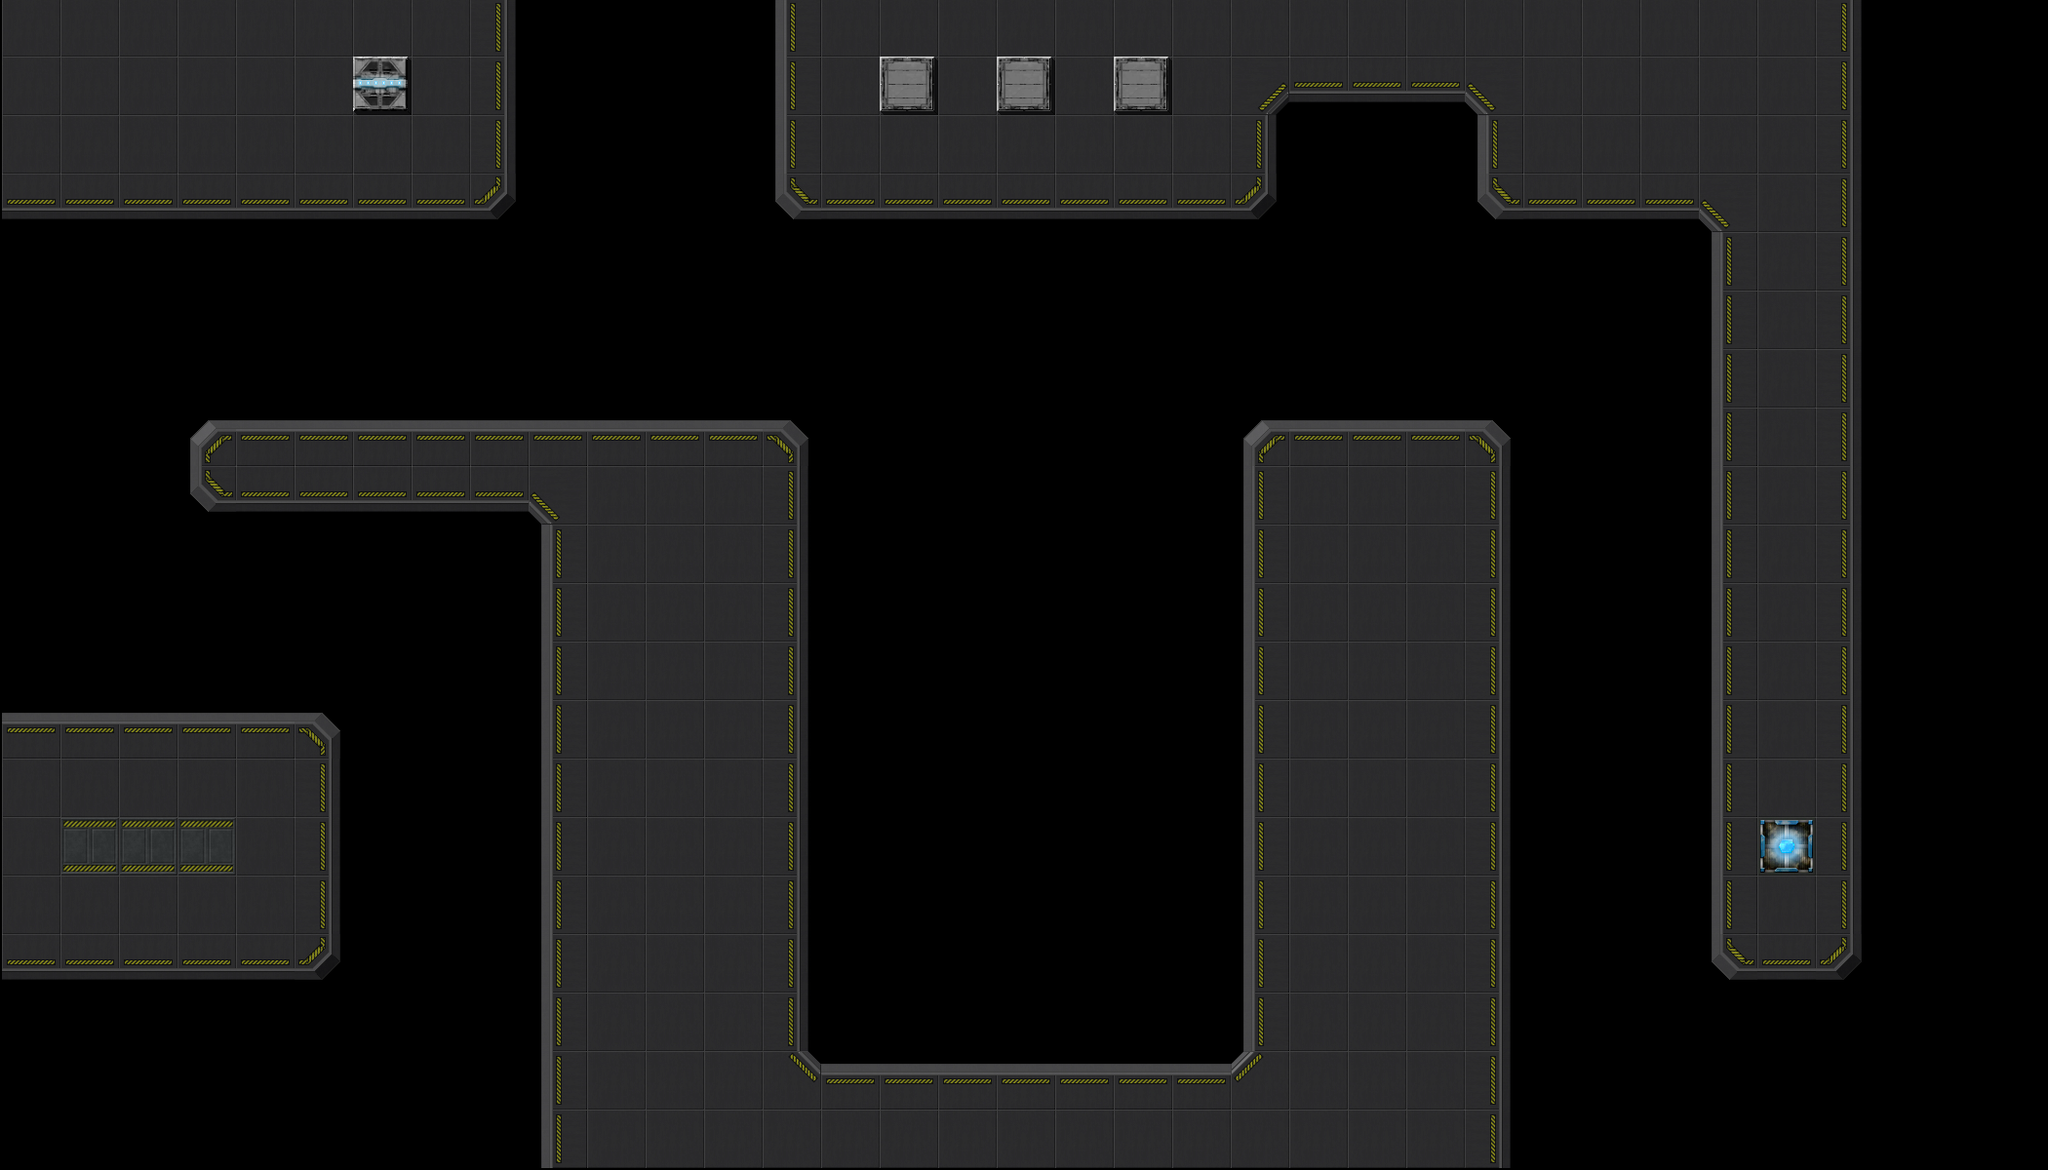

Below is a game level as drawn by its tile map, then a one-line description and the .tmx file that defines it, in full:
An orthogonal 35x20 tile map with 60x60 px tiles, 1 tile layer (Platform) and 3 objects (2x Path, Base).

<map version="1.0" orientation="orthogonal" renderorder="right-down" width="35" height="20" tilewidth="60" tileheight="60" nextobjectid="15">
 <tileset firstgid="1" name="Set-1" tilewidth="64" tileheight="64" tilecount="32" columns="8">
  <image source="Set-1.png" width="512" height="256" />
  <tile id="0">
   <properties>
    <property name="Type" type="int" value="2" />
   </properties>
  </tile>
  <tile id="1">
   <properties>
    <property name="Type" type="int" value="1" />
   </properties>
  </tile>
  <tile id="2">
   <properties>
    <property name="Type" type="int" value="1" />
   </properties>
  </tile>
  <tile id="3">
   <properties>
    <property name="Type" type="int" value="1" />
   </properties>
  </tile>
  <tile id="4">
   <properties>
    <property name="Type" type="int" value="1" />
   </properties>
  </tile>
  <tile id="5">
   <properties>
    <property name="Type" type="int" value="1" />
   </properties>
  </tile>
  <tile id="6">
   <properties>
    <property name="Type" type="int" value="1" />
   </properties>
  </tile>
  <tile id="7">
   <properties>
    <property name="Type" type="int" value="1" />
   </properties>
  </tile>
  <tile id="8">
   <properties>
    <property name="Type" type="int" value="1" />
   </properties>
  </tile>
  <tile id="9">
   <properties>
    <property name="Type" type="int" value="1" />
   </properties>
  </tile>
  <tile id="10">
   <properties>
    <property name="Type" type="int" value="1" />
   </properties>
  </tile>
  <tile id="11">
   <properties>
    <property name="Type" type="int" value="1" />
   </properties>
  </tile>
  <tile id="12">
   <properties>
    <property name="Type" type="int" value="1" />
   </properties>
  </tile>
  <tile id="13">
   <properties>
    <property name="Type" type="int" value="1" />
   </properties>
  </tile>
  <tile id="14">
   <properties>
    <property name="Type" type="int" value="1" />
   </properties>
  </tile>
  <tile id="15">
   <properties>
    <property name="Type" type="int" value="1" />
   </properties>
  </tile>
  <tile id="16">
   <properties>
    <property name="Type" type="int" value="1" />
   </properties>
  </tile>
  <tile id="17">
   <properties>
    <property name="Type" type="int" value="1" />
   </properties>
  </tile>
  <tile id="18">
   <properties>
    <property name="Type" type="int" value="1" />
   </properties>
  </tile>
  <tile id="19">
   <properties>
    <property name="Type" type="int" value="1" />
   </properties>
  </tile>
  <tile id="20">
   <properties>
    <property name="Type" type="int" value="1" />
   </properties>
  </tile>
  <tile id="21">
   <properties>
    <property name="Type" type="int" value="1" />
   </properties>
  </tile>
  <tile id="22">
   <properties>
    <property name="Type" type="int" value="1" />
   </properties>
  </tile>
  <tile id="23">
   <properties>
    <property name="Type" type="int" value="1" />
   </properties>
  </tile>
  <tile id="24">
   <properties>
    <property name="Type" type="int" value="1" />
   </properties>
  </tile>
  <tile id="25">
   <properties>
    <property name="Type" type="int" value="1" />
   </properties>
  </tile>
  <tile id="26">
   <properties>
    <property name="Type" type="int" value="1" />
   </properties>
  </tile>
  <tile id="27">
   <properties>
    <property name="Type" type="int" value="1" />
   </properties>
  </tile>
  <tile id="28">
   <properties>
    <property name="Type" type="int" value="1" />
   </properties>
  </tile>
  <tile id="29">
   <properties>
    <property name="Type" type="int" value="1" />
   </properties>
  </tile>
  <tile id="30">
   <properties>
    <property name="Type" type="int" value="1" />
   </properties>
  </tile>
  <tile id="31">
   <properties>
    <property name="Type" type="int" value="1" />
   </properties>
  </tile>
 </tileset>
 <layer name="Platform" width="35" height="20">
  <data encoding="csv">
1,1,1,1,1,1,1,1,9,0,0,0,0,7,1,1,1,1,1,1,1,1,1,1,1,1,1,1,1,1,1,9,0,0,0,
1,1,1,1,1,1,18,1,9,0,0,0,0,7,1,20,1,20,1,20,1,13,8,8,8,11,1,1,1,1,1,9,0,0,0,
1,1,1,1,1,1,1,1,9,0,0,0,0,7,1,1,1,1,1,1,1,9,0,0,0,7,1,1,1,1,1,9,0,0,0,
8,8,8,8,8,8,8,8,5,0,0,0,0,3,8,8,8,8,8,8,8,5,0,0,0,3,8,8,8,11,1,9,0,0,0,
0,0,0,0,0,0,0,0,0,0,0,0,0,0,0,0,0,0,0,0,0,0,0,0,0,0,0,0,0,7,1,9,0,0,0,
0,0,0,0,0,0,0,0,0,0,0,0,0,0,0,0,0,0,0,0,0,0,0,0,0,0,0,0,0,7,1,9,0,0,0,
0,0,0,0,0,0,0,0,0,0,0,0,0,0,0,0,0,0,0,0,0,0,0,0,0,0,0,0,0,7,1,9,0,0,0,
0,0,0,2,6,6,6,6,6,6,6,6,6,4,0,0,0,0,0,0,0,2,6,6,6,4,0,0,0,7,1,9,0,0,0,
0,0,0,3,8,8,8,8,8,11,1,1,1,9,0,0,0,0,0,0,0,7,1,1,1,9,0,0,0,7,1,9,0,0,0,
0,0,0,0,0,0,0,0,0,7,1,1,1,9,0,0,0,0,0,0,0,7,1,1,1,9,0,0,0,7,1,9,0,0,0,
0,0,0,0,0,0,0,0,0,7,1,1,1,9,0,0,0,0,0,0,0,7,1,1,1,9,0,0,0,7,1,9,0,0,0,
0,0,0,0,0,0,0,0,0,7,1,1,1,9,0,0,0,0,0,0,0,7,1,1,1,9,0,0,0,7,1,9,0,0,0,
6,6,6,6,6,4,0,0,0,7,1,1,1,9,0,0,0,0,0,0,0,7,1,1,1,9,0,0,0,7,1,9,0,0,0,
1,1,1,1,1,9,0,0,0,7,1,1,1,9,0,0,0,0,0,0,0,7,1,1,1,9,0,0,0,7,1,9,0,0,0,
1,24,24,24,1,9,0,0,0,7,1,1,1,9,0,0,0,0,0,0,0,7,1,1,1,9,0,0,0,7,16,9,0,0,0,
1,1,1,1,1,9,0,0,0,7,1,1,1,9,0,0,0,0,0,0,0,7,1,1,1,9,0,0,0,7,1,9,0,0,0,
8,8,8,8,8,5,0,0,0,7,1,1,1,9,0,0,0,0,0,0,0,7,1,1,1,9,0,0,0,3,8,5,0,0,0,
0,0,0,0,0,0,0,0,0,7,1,1,1,9,0,0,0,0,0,0,0,7,1,1,1,9,0,0,0,0,0,0,0,0,0,
0,0,0,0,0,0,0,0,0,7,1,1,1,12,6,6,6,6,6,6,6,10,1,1,1,9,0,0,0,0,0,0,0,0,0,
0,0,0,0,0,0,0,0,0,7,1,1,1,1,1,1,1,1,1,1,1,1,1,1,1,9,0,0,0,0,0,0,0,0,0
</data>
 </layer>
 <objectgroup name="GameObjects">
  <object id="1" name="Base" x="960.667" y="782" width="180" height="180" />
  <object id="12" name="Path" x="-48.4848" y="1112.12">
   <polyline points="0,0 500,3.0303 496.97,-481.818 136.364,-484.848 136.364,-775.758 921.212,-781.818" />
  </object>
  <object id="14" name="Path" x="2006.06" y="-39.3939">
   <polyline points="0,0 3.0303,1151.52 -357.576,1148.48 -354.545,378.788 -781.818,375.758" />
  </object>
 </objectgroup>
</map>
